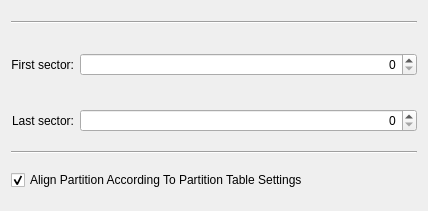
<?xml version="1.0" encoding="UTF-8"?>
<ui version="4.0">
 <class>SizeDetailsWidgetBase</class>
 <widget class="QWidget" name="SizeDetailsWidgetBase">
  <property name="geometry">
   <rect>
    <x>0</x>
    <y>0</y>
    <width>428</width>
    <height>211</height>
   </rect>
  </property>
  <layout class="QGridLayout" name="gridLayout">
   <item row="0" column="0" colspan="2">
    <spacer name="verticalSpacer_3">
     <property name="orientation">
      <enum>Qt::Vertical</enum>
     </property>
     <property name="sizeType">
      <enum>QSizePolicy::Fixed</enum>
     </property>
     <property name="sizeHint" stdset="0">
      <size>
       <width>20</width>
       <height>10</height>
      </size>
     </property>
    </spacer>
   </item>
   <item row="1" column="0" colspan="2">
    <widget class="Line" name="line">
     <property name="orientation">
      <enum>Qt::Horizontal</enum>
     </property>
    </widget>
   </item>
   <item row="2" column="0" colspan="2">
    <spacer name="verticalSpacer_4">
     <property name="orientation">
      <enum>Qt::Vertical</enum>
     </property>
     <property name="sizeType">
      <enum>QSizePolicy::Fixed</enum>
     </property>
     <property name="sizeHint" stdset="0">
      <size>
       <width>20</width>
       <height>10</height>
      </size>
     </property>
    </spacer>
   </item>
   <item row="3" column="0">
    <widget class="QLabel" name="label_6">
     <property name="sizePolicy">
      <sizepolicy hsizetype="Preferred" vsizetype="Expanding">
       <horstretch>0</horstretch>
       <verstretch>0</verstretch>
      </sizepolicy>
     </property>
     <property name="text">
      <string comment="@label:listbox">First sector:</string>
     </property>
     <property name="alignment">
      <set>Qt::AlignRight|Qt::AlignTrailing|Qt::AlignVCenter</set>
     </property>
     <property name="buddy">
      <cstring>m_SpinFirstSector</cstring>
     </property>
    </widget>
   </item>
   <item row="3" column="1">
    <widget class="QDoubleSpinBox" name="m_SpinFirstSector">
     <property name="sizePolicy">
      <sizepolicy hsizetype="Minimum" vsizetype="Fixed">
       <horstretch>3</horstretch>
       <verstretch>0</verstretch>
      </sizepolicy>
     </property>
     <property name="alignment">
      <set>Qt::AlignRight|Qt::AlignTrailing|Qt::AlignVCenter</set>
     </property>
     <property name="decimals">
      <number>0</number>
     </property>
    </widget>
   </item>
   <item row="4" column="0">
    <widget class="QLabel" name="label_7">
     <property name="sizePolicy">
      <sizepolicy hsizetype="Preferred" vsizetype="Expanding">
       <horstretch>0</horstretch>
       <verstretch>0</verstretch>
      </sizepolicy>
     </property>
     <property name="text">
      <string comment="@label:listbox">Last sector:</string>
     </property>
     <property name="alignment">
      <set>Qt::AlignRight|Qt::AlignTrailing|Qt::AlignVCenter</set>
     </property>
     <property name="buddy">
      <cstring>m_SpinLastSector</cstring>
     </property>
    </widget>
   </item>
   <item row="4" column="1">
    <widget class="QDoubleSpinBox" name="m_SpinLastSector">
     <property name="sizePolicy">
      <sizepolicy hsizetype="Minimum" vsizetype="Fixed">
       <horstretch>3</horstretch>
       <verstretch>0</verstretch>
      </sizepolicy>
     </property>
     <property name="alignment">
      <set>Qt::AlignRight|Qt::AlignTrailing|Qt::AlignVCenter</set>
     </property>
     <property name="decimals">
      <number>0</number>
     </property>
    </widget>
   </item>
   <item row="7" column="0" colspan="2">
    <widget class="QCheckBox" name="m_CheckAlign">
     <property name="text">
      <string>Align Partition According To Partition Table Settings</string>
     </property>
     <property name="checked">
      <bool>true</bool>
     </property>
    </widget>
   </item>
   <item row="8" column="0" colspan="2">
    <spacer name="verticalSpacer_5">
     <property name="orientation">
      <enum>Qt::Vertical</enum>
     </property>
     <property name="sizeType">
      <enum>QSizePolicy::Fixed</enum>
     </property>
     <property name="sizeHint" stdset="0">
      <size>
       <width>20</width>
       <height>10</height>
      </size>
     </property>
    </spacer>
   </item>
   <item row="5" column="0" colspan="2">
    <widget class="Line" name="line_2">
     <property name="orientation">
      <enum>Qt::Horizontal</enum>
     </property>
    </widget>
   </item>
   <item row="6" column="0" colspan="2">
    <spacer name="verticalSpacer_6">
     <property name="orientation">
      <enum>Qt::Vertical</enum>
     </property>
     <property name="sizeType">
      <enum>QSizePolicy::Fixed</enum>
     </property>
     <property name="sizeHint" stdset="0">
      <size>
       <width>20</width>
       <height>10</height>
      </size>
     </property>
    </spacer>
   </item>
  </layout>
 </widget>
 <resources/>
 <connections/>
</ui>
